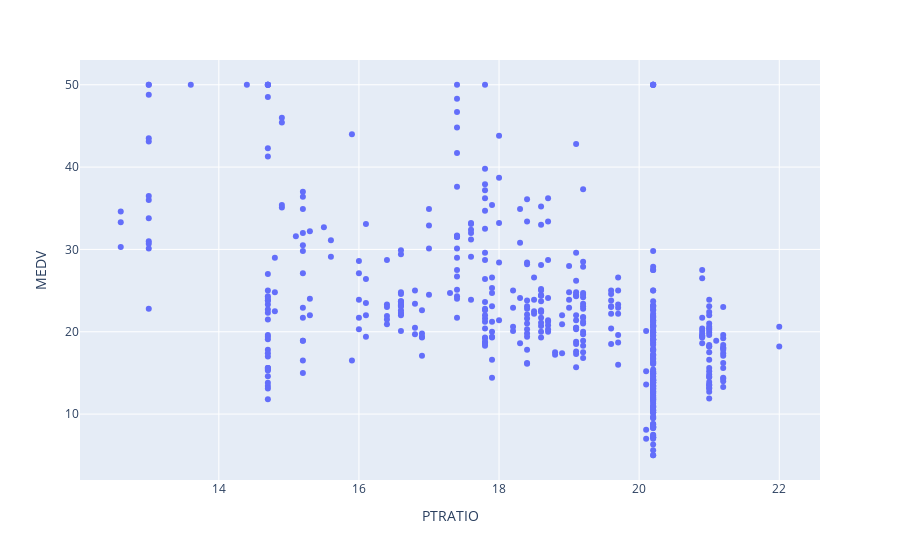

The cell this chart's notebook holds for it:
### Code cell
# PTRATIO vs MEDV (percentual de proporção de alunos para professores)
fig = px.scatter(data, x=data.PTRATIO, y=data.MEDV)
fig.show()

### Figure 1 — Plotly figure (JSON) as saved in the notebook; plotly's stock layout.template omitted (floating-point values rounded to 4 significant figures; data arrays with more than 128 entries replaced by an {"elided": "..."} marker saying what was removed)
{"data": [{"hovertemplate": "PTRATIO=%{x}<br>MEDV=%{y}<extra></extra>", "legendgroup": "", "marker": {"color": "#636efa", "symbol": "circle"}, "mode": "markers", "name": "", "showlegend": false, "type": "scatter", "x": {"elided": "506 float values"}, "xaxis": "x", "y": {"elided": "506 float values"}, "yaxis": "y"}], "layout": {"autosize": true, "legend": {"tracegroupgap": 0}, "margin": {"t": 60}, "xaxis": {"anchor": "y", "autorange": true, "domain": [0, 1], "range": [12.04, 22.56], "title": {"text": "PTRATIO"}, "type": "linear"}, "yaxis": {"anchor": "x", "autorange": true, "domain": [0, 1], "range": [1.809, 53.19], "title": {"text": "MEDV"}, "type": "linear"}}}
